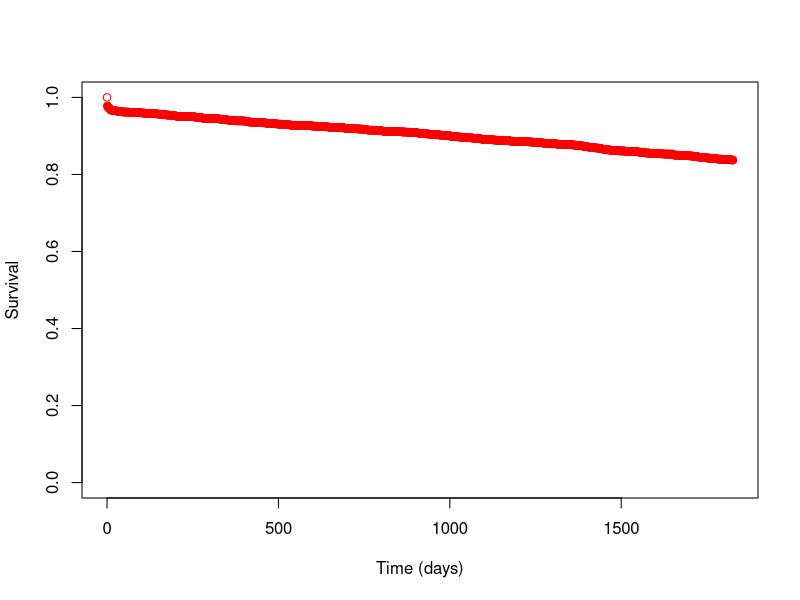

This figure's R source:
#work for kidney living donor post tx graft survival #


## Set work area/libname ##
#setwd("F:\\Shared\\Organ Utilisation\\Winton Centre\\Kidney CR\\R work")

## Import data ##
survdata <- read.csv("kidney LD post tx graft surv.csv",fileEncoding = 'UTF-8-BOM')
param <- read.csv("kidney LD post tx graft params.csv",fileEncoding = 'UTF-8-BOM')
attach(survdata)
attach(param)

## Check data ##
head(survdata)
head(param)


## Adjusted capH will be - log(tx_surv) * exp(XB) ##

adjcox <- function(rage = 3, wait = 1, match=3, dage = 3, hla = 3) {
  
  
  ## Calculate individual xbeta terms ##
  
  #Recipient age at transplant #
  if(rage == 1){xbeta_rage = rage_1}
  if(rage == 2){xbeta_rage = rage_2}
  if(rage == 3){xbeta_rage = rage_3}
  if(rage == 4){xbeta_rage = rage_4}
  if(rage == 5){xbeta_rage = rage_5}

  
  #Ethnicity #
  if(match == 1){xbeta_match = match_1}
  if(match == 2){xbeta_match = match_2}
  if(match == 3){xbeta_match = match_3}
  
  #Wait time #
  if(wait == 1){xbeta_wait = wait_1}
  if(wait == 2){xbeta_wait = wait_2}
  if(wait == 3){xbeta_wait = wait_3}
  if(wait == 4){xbeta_wait = wait_4}

  #Donor age#
  if(dage == 1){xbeta_dage = dage_1}
  if(dage == 2){xbeta_dage = dage_2}
  if(dage == 3){xbeta_dage = dage_3}
  if(dage == 4){xbeta_dage = dage_4}
  if(dage == 5){xbeta_dage = dage_5}

  #HLA MM#
  if(hla == 1){xbeta_hla = hla_1}
  if(hla == 2){xbeta_hla = hla_2}
  if(hla == 3){xbeta_hla = hla_3}
  if(hla == 4){xbeta_hla = hla_4}
  
  
  
  ## Total xbetas ##
  xbeta <- sum(xbeta_rage, xbeta_wait, xbeta_match, xbeta_dage, xbeta_hla)
  
  
  ## Calculate cumulative hazard for each term ##
  adjsurv <- surv ** (exp(xbeta))
  
  basehaz <- data.frame(survdata, adjsurv)
  
  #Restrict to centre #
  centre <- basehaz
  
  #Set up for 1 row per every day #
  days <- numeric(length = 1827)
  days <- 0:1826
  
  adjsurv2 <- numeric(length = 1827)
  
  secondday <- centre$time[2]
  secondday
  
  ## delete second entry for day 0 - S(0) needs to start at 1 - only if second time entry is 0 ##
  
  if(secondday == 0){centre <- centre[-c(2),]}
  
  ## set up new dataset for day 0- 1826 - make sure there are data points for every day ##
  
  smoothed_cent <- data.frame(days)
  smoothed_cent$adjsurv <- adjsurv2
  
  
  ## impute values from belfast ##
  j<-1
  for (i in 1:1827){
    if (smoothed_cent$days[i] == centre$time[j] )
    {  smoothed_cent$adjsurv[i] <- centre$adjsurv[j]
    j <- j + 1}
    else {smoothed_cent$adjsurv[i] <- centre$adjsurv[j-1]
    }
  }
  
  
  return(smoothed_cent)
  
  
}

test <- adjcox (rage = 3, wait = 1, match=3, dage = 3, hla = 3)

#Plotting the output #
plot(y = test$adjsurv, x = test$days, ylab = "Survival", xlab = "Time (days)", ylim = c(0, 1), col = "red")

